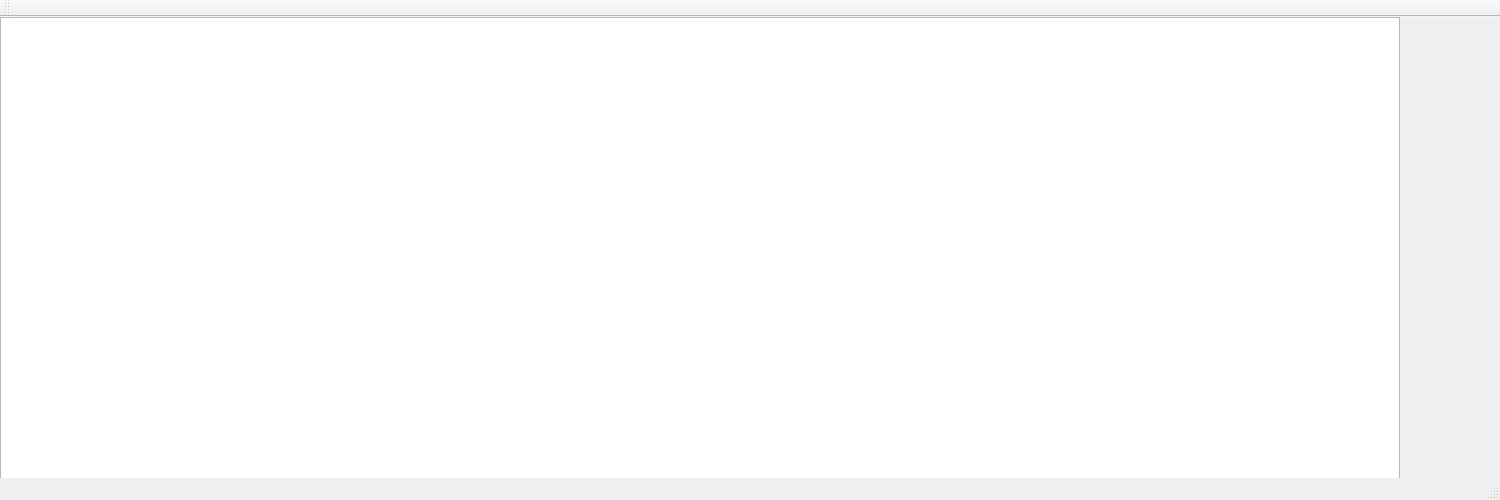
<?xml version="1.0" encoding="UTF-8"?>
<ui version="4.0">
 <class>ventana2</class>
 <widget class="QMainWindow" name="ventana2">
  <property name="geometry">
   <rect>
    <x>0</x>
    <y>0</y>
    <width>1500</width>
    <height>500</height>
   </rect>
  </property>
  <property name="windowTitle">
   <string>ventana2</string>
  </property>
  <widget class="QWidget" name="centralWidget">
   <widget class="QGraphicsView" name="graphicsView">
    <property name="geometry">
     <rect>
      <x>0</x>
      <y>0</y>
      <width>1400</width>
      <height>490</height>
     </rect>
    </property>
   </widget>
  </widget>
  <widget class="QMenuBar" name="menuBar">
   <property name="geometry">
    <rect>
     <x>0</x>
     <y>0</y>
     <width>1500</width>
     <height>22</height>
    </rect>
   </property>
  </widget>
  <widget class="QToolBar" name="mainToolBar">
   <attribute name="toolBarArea">
    <enum>TopToolBarArea</enum>
   </attribute>
   <attribute name="toolBarBreak">
    <bool>false</bool>
   </attribute>
  </widget>
  <widget class="QStatusBar" name="statusBar"/>
 </widget>
 <layoutdefault spacing="6" margin="11"/>
 <resources/>
 <connections/>
</ui>
